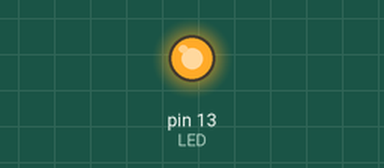
Recording of a sketch running on a simulated Arduino Uno, built with avr-gcc and run on an emulated ATmega328P. Parts: output pins drawn as LEDs (lit = HIGH).

Above: at 0.5 s.
At 3.9 s:
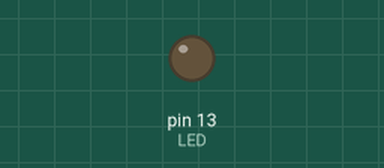
Timing chart, 0 to 5.8 s (numbered marks = the images above):
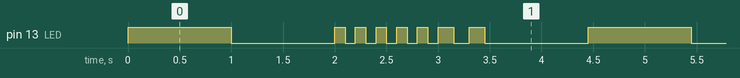

The sketch:

blink_pattern_register_implementation.ino
```cpp
void setup()
{
    /* Configure PB5 (Arduino Pin 13) as OUTPUT */
    DDRB |= (1 << DDB5);
}

void loop()
{
    /* 1. Slow Blink */
    PORTB |= (1 << PORTB5);   // LED ON
    delay(1000);

    PORTB &= ~(1 << PORTB5);  // LED OFF
    delay(1000);

    /* 2. Fast Blink using TOGGLE */
    for (uint8_t i = 0; i < 10; i++)
    {
        PORTB ^= (1 << PORTB5);   // Toggle LED
        delay(100);
    }

    /* 3. Double Flash */
    PORTB |= (1 << PORTB5);
    delay(150);
    PORTB &= ~(1 << PORTB5);
    delay(150);

    PORTB |= (1 << PORTB5);
    delay(150);
    PORTB &= ~(1 << PORTB5);

    /* 4. Pause */
    delay(1000);
}
```

Measured:
- by itself, pin 13 (LED): repeats every 4.5 s: LOW 1.0 s, 5 × (HIGH 0.10 s, LOW 0.10 s), HIGH 0.15 s, LOW 0.15 s, HIGH 0.15 s, LOW 1.0 s, HIGH 1.0 s
- by itself, everything shown: repeats every 4.5 s, in 16 steps
